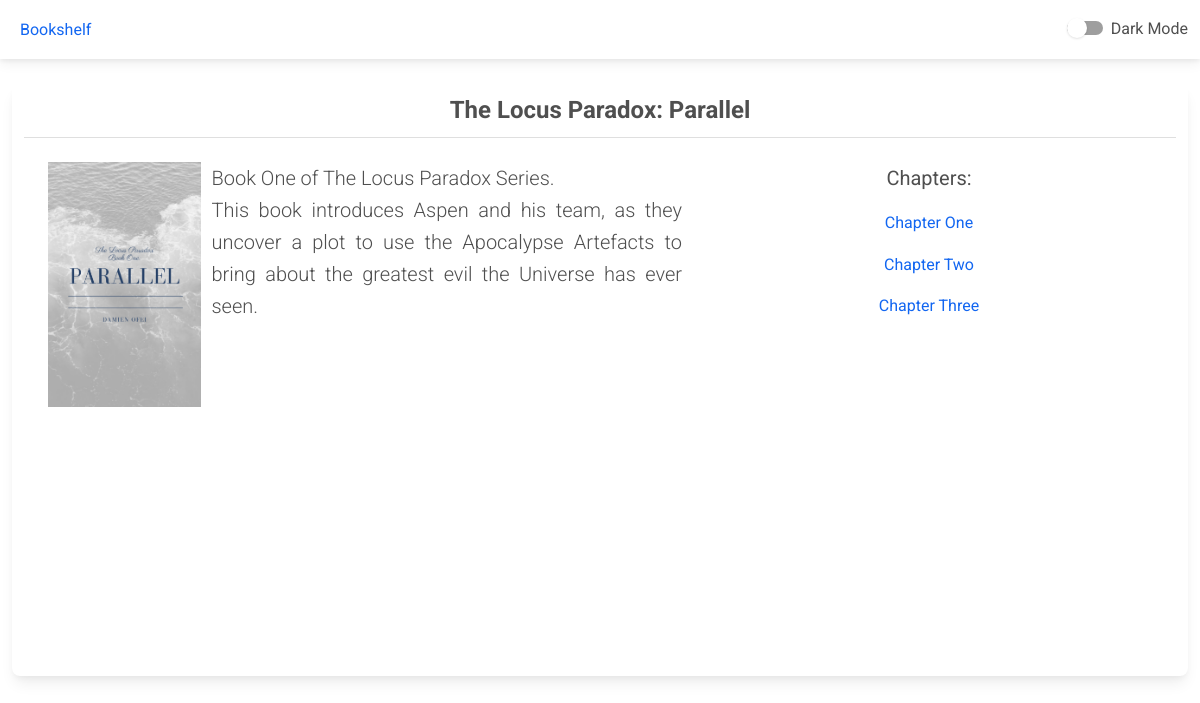
Screenshot of /book/1/ with the database file from the repository.
### books/models.py (models this page shows, shortened)
class Book(models.Model):
	name = models.CharField(max_length=150)
	blurb = models.TextField(max_length=500)
	cover_image = models.ImageField(upload_to='cover_images')
	def get_chapters(self):
		return Chapter.objects.filter(book_fk=self)
	class Meta:
		verbose_name = 'Book'
		verbose_name_plural = 'Books'

class Chapter(models.Model):
	book_fk = models.ForeignKey(Book, on_delete=models.CASCADE)
	title = models.CharField(max_length=150)
	content = models.TextField()
	class Meta:
		verbose_name = 'Book Chapter'
		verbose_name_plural = 'Book Chapters'

### reader/views.py (the view)
# urls.py: path('book/<int:book_id>/', book_index, name='reader_index'),
def book_index(request, book_id):
	context = dict(
		book = Book.objects.get(pk=book_id)
	)
	return render(request, 'reader/index.html', context)

### reader/templates/reader/index.html (shortened to what this page needs)
{% extends 'shelf/index.html' %}
{% load static %}
{% block container %}
<div class="container-fluid">
	<div class="container-fluid card">
		<div class="card-header text-center py-12">
			<h4 class="mb-0 fw-bold">{{book.name}}</h4>
		</div>
		<div class="card-body">
			<div class="row justify">
				<div class="col-sm-7 col-md-7 col-xs-12" style="display: inline-block;">
					<img src="/media/{{book.cover_image}}" class="img-fluid" align="left"
						style="padding-right:10px; max-width: 50%; max-height: 50%;" />
					<p class="lead">
						{{book.blurb|linebreaksbr}}
					</p>
				</div>
				<div class="col-sm-5 col-md-5 col-xs-12 center">
					<p class="lead"><strong>Chapters:</strong></p>
					{% for chapter in book.get_chapters %}
					<p><a href="{% url 'reader_chapter' book.id chapter.id %}">{{chapter.title}}</a></p>
					{% endfor %}
				</div>
			</div>
		</div>
	</div>
</div>
{% endblock container %}

### shelf/templates/shelf/index.html (style rules this page uses)
.center { text-align: center; }
.justify { text-align: justify; }

### rows the page displays
Book: name "The Locus Paradox: Parallel", cover_image (picture), blurb "Book One of The Locus Paradox Series. This book introduces Aspen and his team, as they uncover a plot to use the Apocalypse Artefacts to bring about the greatest evil the Universe has ever seen."
Chapter: title "Chapter One"
Chapter: title "Chapter Two"
Chapter: title "Chapter Three"
